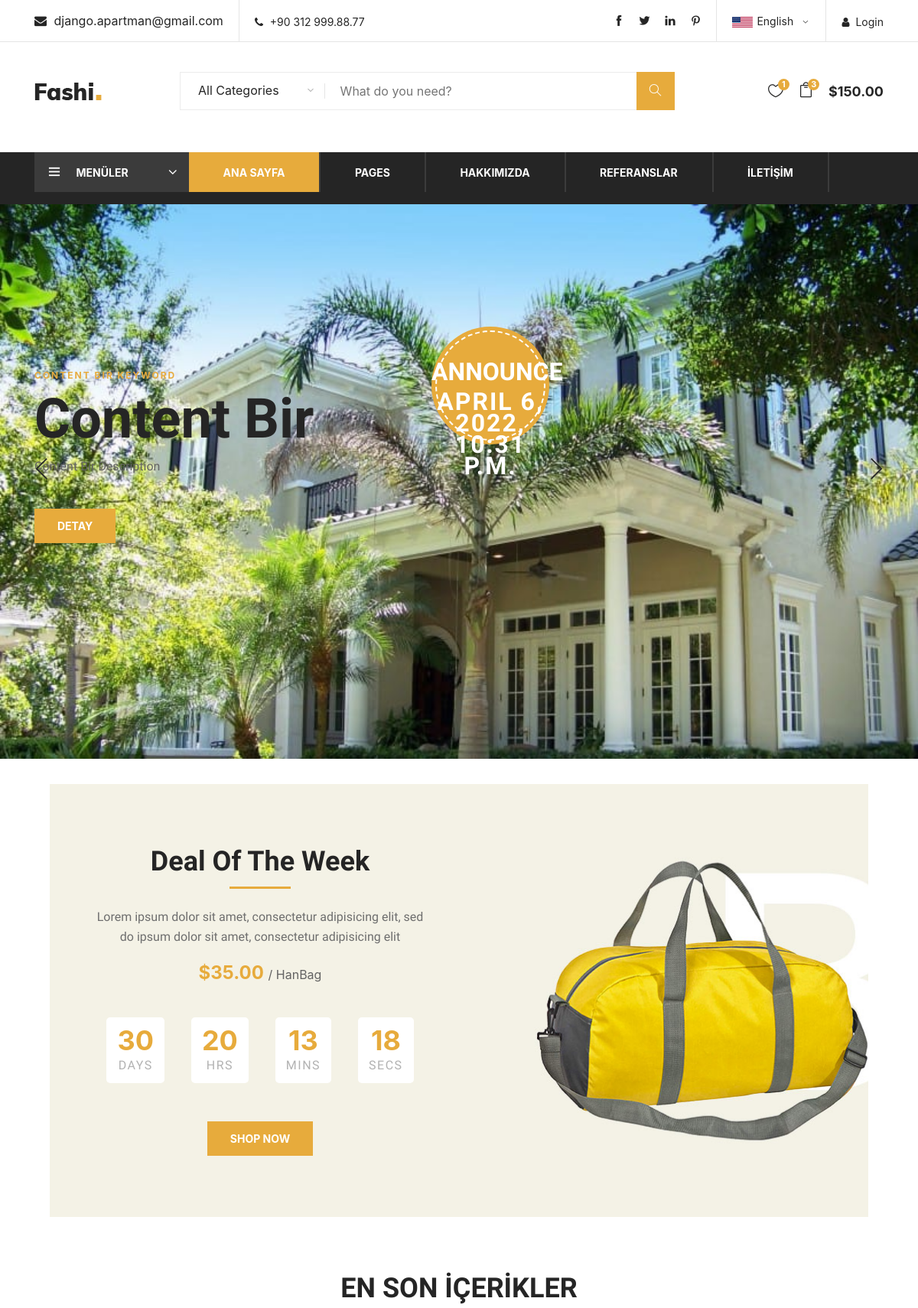
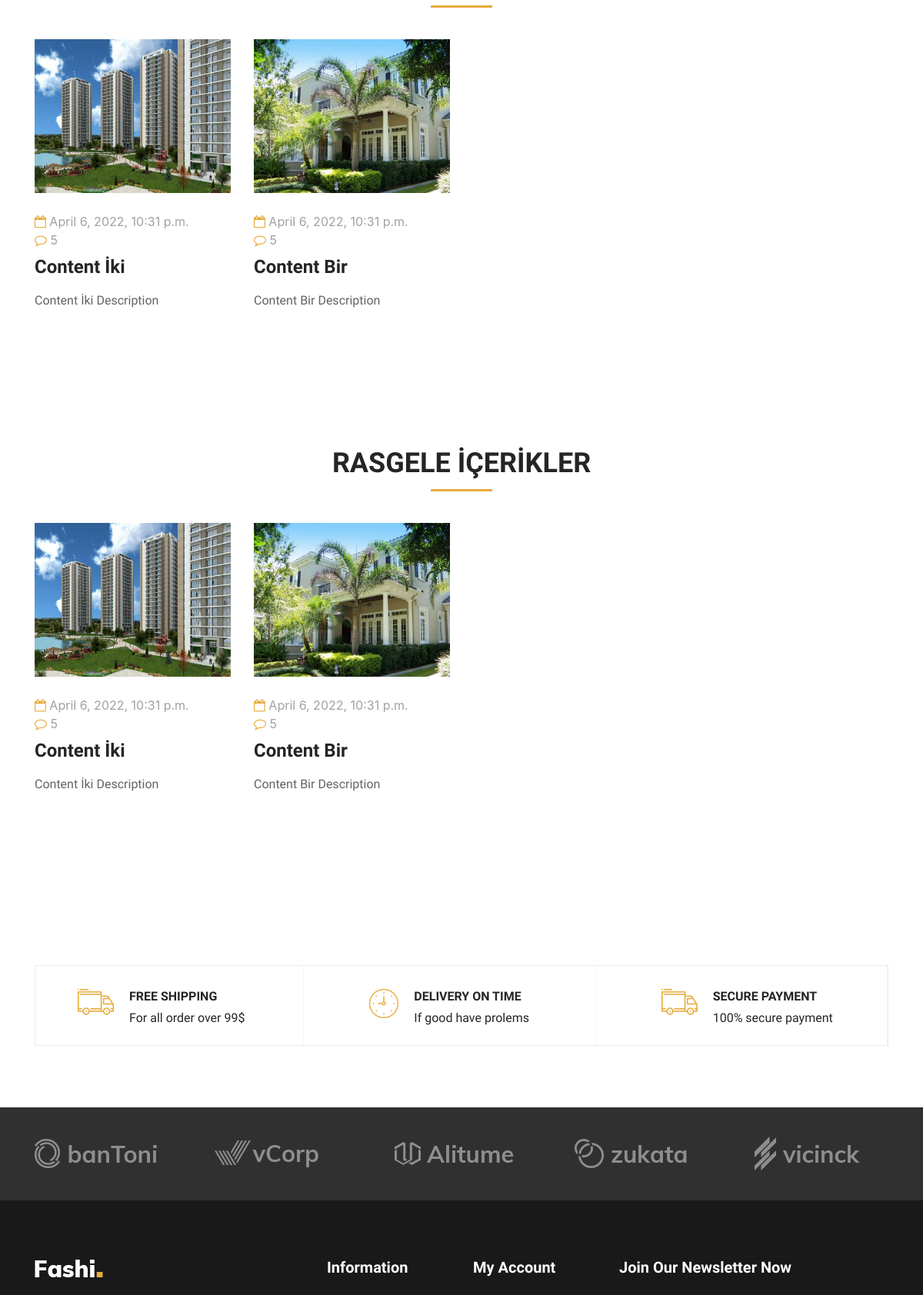
The page / (upper part) on the database its author committed (2 pictures, top to bottom).
### content/models.py (models this page shows, shortened)
class Content(models.Model):
    STATUS = (
        ('True', 'Evet'),
        ('False', 'Hayır')
    )
    TYPE = (
        ('News', 'Haber'),
        ('Announce', 'Duyuru'),
        ('Decision', 'Karar'),
        ('Survey', 'Anket')
    )
    title = models.CharField(max_length=150)
    keywords = models.CharField(max_length=255)
    description = models.CharField(max_length=255)
    image = models.ImageField(blank=True, upload_to='images/')
    menu = models.ForeignKey(Menu, on_delete=models.CASCADE)  # relation with Menu table
    detail = RichTextUploadingField()
    type = models.CharField(max_length=10, choices=TYPE)
    slug = models.SlugField()
    status = models.CharField(max_length=10, choices=STATUS)
    create_at = models.DateTimeField(auto_now_add=True)
    update_at = models.DateTimeField(auto_now_add=True)
    def image_tag(self):
        if self.image:
            return mark_safe('<img src="{}" height="50"/>'.format(self.image.url))
    image_tag.short_description = 'Image'

### home/views.py (the view)
# urls.py: path('', views.index, name='index'),
def index(request):
    setting = Setting.objects.get(pk=1)
    sliderdata = Content.objects.all()[:4]
    menu = Menu.objects.all()
    lastcontents = Content.objects.all().order_by('-id')[:4]
    randomcontents = Content.objects.all().order_by('?')[:4]
    context = {'setting': setting,
               'menu': menu,
               'page': 'home',
               'sliderdata': sliderdata,
               'lastcontents': lastcontents,
               'randomcontents': randomcontents
               }
    return render(request, 'index.html', context)

### home/templates/index.html (shortened to what this page needs)
{% extends 'homebase.html' %}
{% block slider %} {% include 'slider.html' %} {% endblock %}
{% block content %} {% include 'content.html' %} {% endblock %}

### home/templates/slider.html
{% load static %}
    <section class="hero-section">
        <div class="hero-items owl-carousel">
            {% for rs in sliderdata %}
            <div class="single-hero-items set-bg" data-setbg="{{ rs.image.url }}">
                <div class="container">
                    <div class="row">
                        <div class="col-lg-5">
                            <span>{{ rs.keywords }}</span>
                            <h1>{{ rs.title }}</h1>
                            <p>{{ rs.description }}</p>
                            <a href="/content/{{ rs.id }}/{{ rs.slug }}" class="primary-btn">DETAY</a>
                        </div>
                    </div>
                    <div class="off-card">
                        <h2>{{ rs.type }} <span>{{ rs.update_at }}</span></h2>
                    </div>
                </div>
            </div>
            {% endfor %}
        </div>
    </section>

### home/templates/content.html (shortened to what this page needs)
{% load static %}
<div class="row">
</div>
<section class="deal-of-week set-bg spad" data-setbg="{% static 'img/time-bg.jpg' %}">
    <div class="container">
        <div class="col-lg-6 text-center">
            <div class="section-title">
                <h2>Deal Of The Week</h2>
                <p>Lorem ipsum dolor sit amet, consectetur adipisicing elit, sed<br/> do ipsum dolor sit amet,
                    consectetur adipisicing elit </p>
                <div class="product-price">
                    $35.00
                    <span>/ HanBag</span>
                </div>
            </div>
            <div class="countdown-timer" id="countdown">
            </div>
            <a href="#" class="primary-btn">Shop Now</a>
        </div>
    </div>
</section>
<section class="latest-blog spad">
    <div class="container">
        <div class="row">
            <div class="col-lg-12">
                <div class="section-title">
                    <h2>EN SON İÇERİKLER</h2>
                </div>
            </div>
        </div>
        <div class="row">
            {% for rs in lastcontents %}
            <div class="col-lg-3 col-md-6">
                <div class="single-latest-blog">
                    <img src="{{rs.image.url}}" alt="" style="height:200px">
                    <div class="latest-text">
                        <div class="tag-list">
                            <div class="tag-item">
                                <i class="fa fa-calendar-o"></i>
                                {{rs.update_at}}
                            </div>
                            <div class="tag-item">
                                <i class="fa fa-comment-o"></i>
                                5
                            </div>
                        </div>
                        <a href="/content/{{ rs.id }}/{{ rs.slug }}">
                            <h4>{{rs.title}}</h4>
                        </a>
                        <p>{{rs.description}}</p>
                    </div>
                </div>
            </div>
            {% endfor %}
        </div>
    </div>
</section>
<section class="latest-blog spad">
    <div class="container">
        <div class="row">
            <div class="col-lg-12">
                <div class="section-title">
                    <h2>RASGELE İÇERİKLER</h2>
                </div>
            </div>
        </div>
        <div class="row">
            {% for rs in randomcontents %}
            <div class="col-lg-3 col-md-6">
                <div class="single-latest-blog">
                    <img src="{{rs.image.url}}" alt="" style="height:200px">
                    <div class="latest-text">
                        <div class="tag-list">
                            <div class="tag-item">
                                <i class="fa fa-calendar-o"></i>
                                {{rs.update_at}}
                            </div>
                            <div class="tag-item">
                                <i class="fa fa-comment-o"></i>
                                5
                            </div>
                        </div>
                        <a href="/content/{{ rs.id }}/{{ rs.slug }}">
                            <h4>{{rs.title}}</h4>
                        </a>
                        <p>{{rs.description}}</p>
                    </div>
                </div>
            </div>
            {% endfor %}
        </div>
    </div>
</section>

### rows shown on the page
Content: keywords "CONTENT BIR KEYWORD", title "Content Bir", description "Content Bir Description", type "ANNOUNCE", update_at "APRIL 6, 2022, 10:31 P.M.", image (picture), update_at "April 6, 2022, 10:31 p.m."
Content: image (picture), update_at "April 6, 2022, 10:31 p.m.", title "Content İki", description "Content İki Description"
